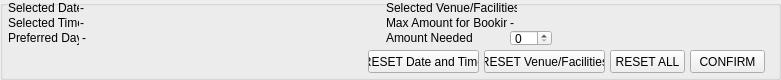
    <widget class="QGroupBox" name="confirmation">
     <property name="geometry">
      <rect>
       <x>5</x>
       <y>468</y>
       <width>781</width>
       <height>80</height>
      </rect>
     </property>
     <property name="title">
      <string/>
     </property>
     <property name="alignment">
      <set>Qt::AlignCenter</set>
     </property>
     <property name="flat">
      <bool>true</bool>
     </property>
     <widget class="QLabel" name="facselected_lbl">
      <property name="geometry">
       <rect>
        <x>510</x>
        <y>0</y>
        <width>191</width>
        <height>16</height>
       </rect>
      </property>
      <property name="text">
       <string>-</string>
      </property>
     </widget>
     <widget class="QLabel" name="maxfac_lbl">
      <property name="geometry">
       <rect>
        <x>510</x>
        <y>15</y>
        <width>41</width>
        <height>16</height>
       </rect>
      </property>
      <property name="text">
       <string>-</string>
      </property>
     </widget>
     <widget class="QPushButton" name="btn_confirm">
      <property name="geometry">
       <rect>
        <x>690</x>
        <y>50</y>
        <width>75</width>
        <height>23</height>
       </rect>
      </property>
      <property name="text">
       <string>CONFIRM</string>
      </property>
      <property name="autoDefault">
       <bool>false</bool>
      </property>
      <property name="default">
       <bool>false</bool>
      </property>
      <property name="flat">
       <bool>false</bool>
      </property>
     </widget>
     <widget class="QLabel" name="selecteddis_lbl_2">
      <property name="geometry">
       <rect>
        <x>386</x>
        <y>15</y>
        <width>121</width>
        <height>16</height>
       </rect>
      </property>
      <property name="text">
       <string>Max Amount for Booking:</string>
      </property>
     </widget>
     <widget class="QLabel" name="selecteddis_lbl_3">
      <property name="geometry">
       <rect>
        <x>386</x>
        <y>30</y>
        <width>171</width>
        <height>16</height>
       </rect>
      </property>
      <property name="text">
       <string>Amount Needed             : </string>
      </property>
     </widget>
     <widget class="QLabel" name="selecteddis_lbl">
      <property name="geometry">
       <rect>
        <x>386</x>
        <y>0</y>
        <width>131</width>
        <height>16</height>
       </rect>
      </property>
      <property name="text">
       <string>Selected Venue/Facilities:</string>
      </property>
     </widget>
     <widget class="QSpinBox" name="spinBox">
      <property name="geometry">
       <rect>
        <x>510</x>
        <y>30</y>
        <width>42</width>
        <height>16</height>
       </rect>
      </property>
     </widget>
     <widget class="QPushButton" name="btn_reset">
      <property name="geometry">
       <rect>
        <x>610</x>
        <y>50</y>
        <width>75</width>
        <height>23</height>
       </rect>
      </property>
      <property name="text">
       <string>RESET ALL</string>
      </property>
      <property name="autoDefault">
       <bool>false</bool>
      </property>
      <property name="default">
       <bool>false</bool>
      </property>
      <property name="flat">
       <bool>false</bool>
      </property>
     </widget>
     <widget class="QLabel" name="dateselectLabel">
      <property name="geometry">
       <rect>
        <x>8</x>
        <y>0</y>
        <width>71</width>
        <height>16</height>
       </rect>
      </property>
      <property name="text">
       <string>Selected Date:</string>
      </property>
     </widget>
     <widget class="QLabel" name="timeselectedLabel">
      <property name="geometry">
       <rect>
        <x>80</x>
        <y>13</y>
        <width>91</width>
        <height>20</height>
       </rect>
      </property>
      <property name="text">
       <string>-</string>
      </property>
     </widget>
     <widget class="QLabel" name="dateselectedLabel">
      <property name="geometry">
       <rect>
        <x>80</x>
        <y>-2</y>
        <width>251</width>
        <height>20</height>
       </rect>
      </property>
      <property name="text">
       <string>-</string>
      </property>
     </widget>
     <widget class="QLabel" name="timeselectLabel">
      <property name="geometry">
       <rect>
        <x>8</x>
        <y>15</y>
        <width>71</width>
        <height>16</height>
       </rect>
      </property>
      <property name="text">
       <string>Selected Time:</string>
      </property>
     </widget>
     <widget class="QPushButton" name="btn_reset_2">
      <property name="geometry">
       <rect>
        <x>368</x>
        <y>50</y>
        <width>111</width>
        <height>23</height>
       </rect>
      </property>
      <property name="text">
       <string>RESET Date and Time</string>
      </property>
      <property name="autoDefault">
       <bool>false</bool>
      </property>
      <property name="default">
       <bool>false</bool>
      </property>
      <property name="flat">
       <bool>false</bool>
      </property>
     </widget>
     <widget class="QPushButton" name="btn_reset_3">
      <property name="geometry">
       <rect>
        <x>484</x>
        <y>50</y>
        <width>121</width>
        <height>23</height>
       </rect>
      </property>
      <property name="text">
       <string>RESET Venue/Facilities</string>
      </property>
      <property name="autoDefault">
       <bool>false</bool>
      </property>
      <property name="default">
       <bool>false</bool>
      </property>
      <property name="flat">
       <bool>false</bool>
      </property>
     </widget>
     <widget class="QLabel" name="dayselectLabel">
      <property name="geometry">
       <rect>
        <x>8</x>
        <y>30</y>
        <width>71</width>
        <height>16</height>
       </rect>
      </property>
      <property name="text">
       <string>Preferred Day:</string>
      </property>
     </widget>
     <widget class="QLabel" name="dayselectedLabel">
      <property name="geometry">
       <rect>
        <x>82</x>
        <y>30</y>
        <width>71</width>
        <height>16</height>
       </rect>
      </property>
      <property name="text">
       <string>-</string>
      </property>
     </widget>
    </widget>
